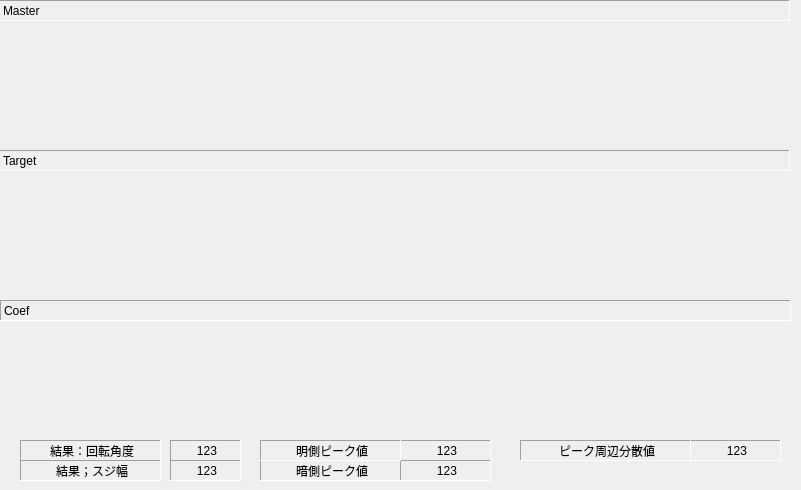
   <widget class="QWidget" name="tab_8">
    <attribute name="title">
     <string>スジ検査</string>
    </attribute>
    <widget class="QFrame" name="frameScratchMaster">
     <property name="geometry">
      <rect>
       <x>0</x>
       <y>20</y>
       <width>791</width>
       <height>121</height>
      </rect>
     </property>
     <property name="frameShape">
      <enum>QFrame::NoFrame</enum>
     </property>
     <property name="frameShadow">
      <enum>QFrame::Plain</enum>
     </property>
    </widget>
    <widget class="QLabel" name="label_44">
     <property name="geometry">
      <rect>
       <x>-1</x>
       <y>0</y>
       <width>791</width>
       <height>21</height>
      </rect>
     </property>
     <property name="frameShape">
      <enum>QFrame::Panel</enum>
     </property>
     <property name="frameShadow">
      <enum>QFrame::Sunken</enum>
     </property>
     <property name="text">
      <string>Master</string>
     </property>
    </widget>
    <widget class="QLabel" name="label_45">
     <property name="geometry">
      <rect>
       <x>-1</x>
       <y>150</y>
       <width>791</width>
       <height>21</height>
      </rect>
     </property>
     <property name="frameShape">
      <enum>QFrame::Panel</enum>
     </property>
     <property name="frameShadow">
      <enum>QFrame::Sunken</enum>
     </property>
     <property name="text">
      <string>Target</string>
     </property>
    </widget>
    <widget class="QFrame" name="frameScratchTarget">
     <property name="geometry">
      <rect>
       <x>0</x>
       <y>170</y>
       <width>791</width>
       <height>121</height>
      </rect>
     </property>
     <property name="frameShape">
      <enum>QFrame::NoFrame</enum>
     </property>
     <property name="frameShadow">
      <enum>QFrame::Plain</enum>
     </property>
    </widget>
    <widget class="QLabel" name="label_46">
     <property name="geometry">
      <rect>
       <x>0</x>
       <y>300</y>
       <width>791</width>
       <height>21</height>
      </rect>
     </property>
     <property name="frameShape">
      <enum>QFrame::Panel</enum>
     </property>
     <property name="frameShadow">
      <enum>QFrame::Sunken</enum>
     </property>
     <property name="text">
      <string>Coef</string>
     </property>
    </widget>
    <widget class="QFrame" name="frameScratchCoef">
     <property name="geometry">
      <rect>
       <x>1</x>
       <y>320</y>
       <width>791</width>
       <height>121</height>
      </rect>
     </property>
     <property name="frameShape">
      <enum>QFrame::NoFrame</enum>
     </property>
     <property name="frameShadow">
      <enum>QFrame::Plain</enum>
     </property>
    </widget>
    <widget class="QLabel" name="labelScratchResultAngle">
     <property name="geometry">
      <rect>
       <x>170</x>
       <y>440</y>
       <width>71</width>
       <height>21</height>
      </rect>
     </property>
     <property name="frameShape">
      <enum>QFrame::Panel</enum>
     </property>
     <property name="frameShadow">
      <enum>QFrame::Sunken</enum>
     </property>
     <property name="text">
      <string>123</string>
     </property>
     <property name="alignment">
      <set>Qt::AlignCenter|Qt::AlignHCenter|Qt::AlignLeading|Qt::AlignLeft|Qt::AlignVCenter</set>
     </property>
    </widget>
    <widget class="QLabel" name="label_53">
     <property name="geometry">
      <rect>
       <x>20</x>
       <y>440</y>
       <width>141</width>
       <height>21</height>
      </rect>
     </property>
     <property name="frameShape">
      <enum>QFrame::Panel</enum>
     </property>
     <property name="frameShadow">
      <enum>QFrame::Sunken</enum>
     </property>
     <property name="text">
      <string>結果：回転角度</string>
     </property>
     <property name="alignment">
      <set>Qt::AlignCenter|Qt::AlignHCenter|Qt::AlignLeading|Qt::AlignLeft|Qt::AlignVCenter</set>
     </property>
    </widget>
    <widget class="QLabel" name="labelScratchResultWidth">
     <property name="geometry">
      <rect>
       <x>170</x>
       <y>460</y>
       <width>71</width>
       <height>21</height>
      </rect>
     </property>
     <property name="frameShape">
      <enum>QFrame::Panel</enum>
     </property>
     <property name="frameShadow">
      <enum>QFrame::Sunken</enum>
     </property>
     <property name="text">
      <string>123</string>
     </property>
     <property name="alignment">
      <set>Qt::AlignCenter|Qt::AlignHCenter|Qt::AlignLeading|Qt::AlignLeft|Qt::AlignVCenter</set>
     </property>
    </widget>
    <widget class="QLabel" name="label_54">
     <property name="geometry">
      <rect>
       <x>20</x>
       <y>460</y>
       <width>141</width>
       <height>21</height>
      </rect>
     </property>
     <property name="frameShape">
      <enum>QFrame::Panel</enum>
     </property>
     <property name="frameShadow">
      <enum>QFrame::Sunken</enum>
     </property>
     <property name="text">
      <string>結果；スジ幅</string>
     </property>
     <property name="alignment">
      <set>Qt::AlignCenter|Qt::AlignHCenter|Qt::AlignLeading|Qt::AlignLeft|Qt::AlignVCenter</set>
     </property>
    </widget>
    <widget class="QLabel" name="labelScratchResultPeakH">
     <property name="geometry">
      <rect>
       <x>400</x>
       <y>440</y>
       <width>91</width>
       <height>21</height>
      </rect>
     </property>
     <property name="frameShape">
      <enum>QFrame::Panel</enum>
     </property>
     <property name="frameShadow">
      <enum>QFrame::Sunken</enum>
     </property>
     <property name="text">
      <string>123</string>
     </property>
     <property name="alignment">
      <set>Qt::AlignCenter|Qt::AlignHCenter|Qt::AlignLeading|Qt::AlignLeft|Qt::AlignVCenter</set>
     </property>
    </widget>
    <widget class="QLabel" name="label_56">
     <property name="geometry">
      <rect>
       <x>260</x>
       <y>460</y>
       <width>141</width>
       <height>21</height>
      </rect>
     </property>
     <property name="frameShape">
      <enum>QFrame::Panel</enum>
     </property>
     <property name="frameShadow">
      <enum>QFrame::Sunken</enum>
     </property>
     <property name="text">
      <string>暗側ピーク値</string>
     </property>
     <property name="alignment">
      <set>Qt::AlignCenter|Qt::AlignHCenter|Qt::AlignLeading|Qt::AlignLeft|Qt::AlignVCenter</set>
     </property>
    </widget>
    <widget class="QLabel" name="labelScratchResultPeakL">
     <property name="geometry">
      <rect>
       <x>400</x>
       <y>460</y>
       <width>91</width>
       <height>21</height>
      </rect>
     </property>
     <property name="frameShape">
      <enum>QFrame::Panel</enum>
     </property>
     <property name="frameShadow">
      <enum>QFrame::Sunken</enum>
     </property>
     <property name="text">
      <string>123</string>
     </property>
     <property name="alignment">
      <set>Qt::AlignCenter|Qt::AlignHCenter|Qt::AlignLeading|Qt::AlignLeft|Qt::AlignVCenter</set>
     </property>
    </widget>
    <widget class="QLabel" name="label_57">
     <property name="geometry">
      <rect>
       <x>260</x>
       <y>440</y>
       <width>141</width>
       <height>21</height>
      </rect>
     </property>
     <property name="frameShape">
      <enum>QFrame::Panel</enum>
     </property>
     <property name="frameShadow">
      <enum>QFrame::Sunken</enum>
     </property>
     <property name="text">
      <string>明側ピーク値</string>
     </property>
     <property name="alignment">
      <set>Qt::AlignCenter|Qt::AlignHCenter|Qt::AlignLeading|Qt::AlignLeft|Qt::AlignVCenter</set>
     </property>
    </widget>
    <widget class="QLabel" name="labelScratchResultVariety">
     <property name="geometry">
      <rect>
       <x>690</x>
       <y>440</y>
       <width>91</width>
       <height>21</height>
      </rect>
     </property>
     <property name="frameShape">
      <enum>QFrame::Panel</enum>
     </property>
     <property name="frameShadow">
      <enum>QFrame::Sunken</enum>
     </property>
     <property name="text">
      <string>123</string>
     </property>
     <property name="alignment">
      <set>Qt::AlignCenter|Qt::AlignHCenter|Qt::AlignLeading|Qt::AlignLeft|Qt::AlignVCenter</set>
     </property>
    </widget>
    <widget class="QLabel" name="label_59">
     <property name="geometry">
      <rect>
       <x>520</x>
       <y>440</y>
       <width>171</width>
       <height>21</height>
      </rect>
     </property>
     <property name="frameShape">
      <enum>QFrame::Panel</enum>
     </property>
     <property name="frameShadow">
      <enum>QFrame::Sunken</enum>
     </property>
     <property name="text">
      <string>ピーク周辺分散値</string>
     </property>
     <property name="alignment">
      <set>Qt::AlignCenter|Qt::AlignHCenter|Qt::AlignLeading|Qt::AlignLeft|Qt::AlignVCenter</set>
     </property>
    </widget>
   </widget>
